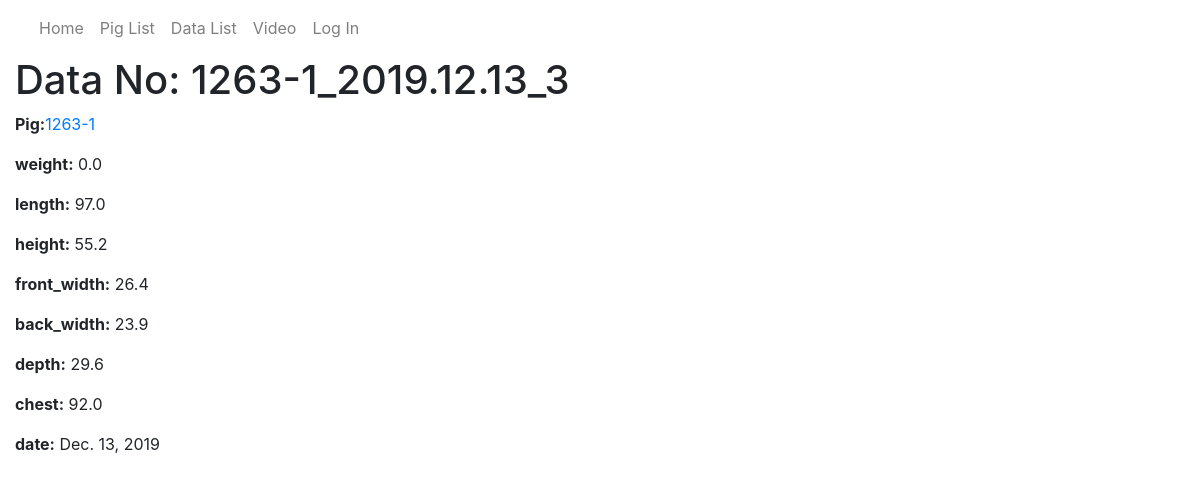
The page /catalog/data/1263-1_2019.12.13_3 on the database its author committed.
### catalog/models.py (models this page shows, shortened)
class Data(models.Model):
    data_id = models.CharField(primary_key=True, max_length=30)
    pig_id = models.ForeignKey('Pig', on_delete=models.SET_NULL, null=True)
    weight = models.FloatField(help_text='Input weight in kg.')
    length = models.FloatField(help_text='Input body length in cm.')
    height = models.FloatField(help_text='Input height in cm.')
    front_width = models.FloatField(help_text='Input front width in cm.')
    back_width = models.FloatField(help_text='Input back width in cm.')
    depth = models.FloatField(help_text='Input body depth in cm.')
    chest = models.FloatField(help_text='Input chest in cm.')
    front_cannon_circumference = models.FloatField(help_text='Input front cannon circumference in cm.' )
    back_cannon_circumference = models.FloatField(help_text='Input front cannon circumference in cm.' )
    date = models.DateField(help_text='Input measuring date.')

class Pig(models.Model):
    pig_id = models.CharField(max_length=8,primary_key=True, help_text='Input birth year(XX) + ear tag')
    birth = models.DateField(null=True, blank=True)
    gender = models.CharField(max_length=100,null=True, blank=True)
    dad_id = models.CharField(max_length=100,null=True, blank=True)
    mom_id = models.CharField(max_length=100,null=True, blank=True)
    breed = models.CharField(max_length=10, help_text='Pig\'s breed')
    def __str__(self):
        return self.pig_id

### catalog/views.py (the view)
# urls.py: path('data/<str:pk>', views.DataDetailView.as_view(), name='data-detail'),
class DataDetailView(generic.DetailView):
    model = Data

### catalog/templates/catalog/data_detail.html (shortened to what this page needs)
{% extends "base_generic.html" %}
{% block content %}
  <h1>Data No: {{ data.data_id }}</h1>
  <p><strong>Pig:</strong><a href="{% url 'pig-detail' data.pig_id.pk %}">{{ data.pig_id }}</a></p>
  <p><strong>weight:</strong> {{ data.weight }}</p>
  <p><strong>length:</strong> {{ data.length }}</p>
  <p><strong>height:</strong> {{ data.height }}</p>
  <p><strong>front_width:</strong> {{ data.front_width }}</p>
  <p><strong>back_width:</strong> {{ data.back_width }}</p>
  <p><strong>depth:</strong> {{ data.depth }}</p>
  <p><strong>chest:</strong> {{ data.chest }}</p>
  <p><strong>date:</strong> {{ data.date }}</p>
{% endblock %}

### rows shown on the page
Data: data_id "1263-1_2019.12.13_3", pig_id "1263-1", weight "0.0", length "97.0", height "55.2", front_width "26.4", back_width "23.9", depth "29.6", chest "92.0", date "Dec. 13, 2019"
